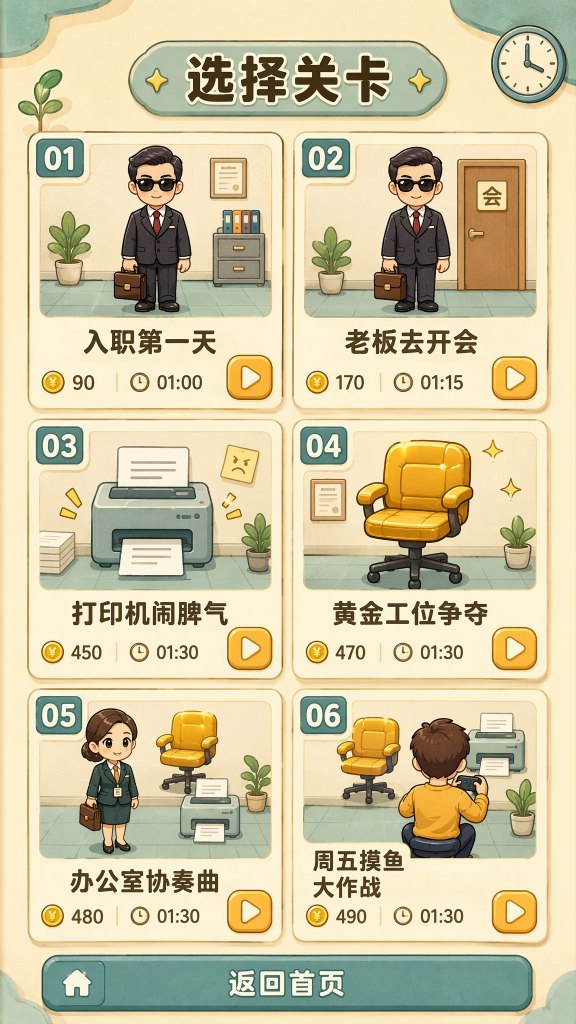
#> input picture dev/level-select-design-v1/tmp/ref_20261123_194423_0.png, 1152 x 2048 px (shown at 1/2 size)
$ python split-level-select-art.py
#> lines starting #> are read from the running program, lines starting #| are printed output that depends on the picture; after the words box and inside, x2 and y2 are one past the last pixel; in counts of white or black regions, pixels touching at a corner belong together
"""Extract illustrations from the approved GPT-Image-2 selection proposal.

Card titles, level numbers, targets and buttons are rendered by the game.
Keep the source design untouched; only derived PNGs ship in the release.
"""
from pathlib import Path
from PIL import Image, ImageDraw, ImageFilter

ROOT = Path(__file__).resolve().parents[1]
source = Image.open(ROOT / 'dev/level-select-design-v1/tmp/ref_20261123_194423_0.png').convert('RGB')
#> source is the input picture: PIL image 1152x2048 RGB; mean R, G, B 208.8, 198.4, 162.9
out = ROOT / 'assets/generated/level-select-v1'
out.mkdir(parents=True, exist_ok=True)
boxes = [(80, 290, 544, 634), (610, 290, 1074, 634),
         (80, 865, 544, 1180), (610, 865, 1074, 1180),
         (80, 1405, 544, 1718), (610, 1405, 1074, 1685)]
for index, box in enumerate(boxes, 1):
    art = source.crop(box)
    # The number badge occupies empty wall at the upper left. Replace it with
    # sampled wall texture so the real, accessible badge can be drawn in HTML.
    wall = source.crop((190, 300, 208, 344)).resize((98, 72)).filter(ImageFilter.GaussianBlur(1))
    art.paste(wall, (0, 0))
    art.save(out / f'level-{index}.png', optimize=True)
    print(f'level-{index}', art.size)
#> this loop made 6 passes
#> pass 1, `wall = source.crop((190, 300, 208, 344)).resize((98, 72)).filter(Image..`:
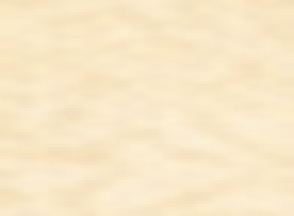
#> wall: PIL image 98x72 RGB (shown 3 times larger); mean R, G, B 248.8, 231.8, 199.1
#> pass 1, `art.save(out / f'level-{index}.png', optimize=True)`:
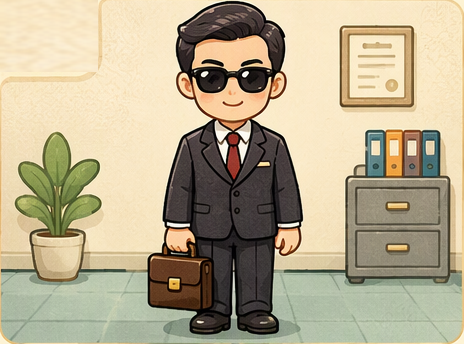
#> saved as level-1.png: PIL image 464x344 RGB; mean R, G, B 183.3, 172, 143.7
#> after the loop:
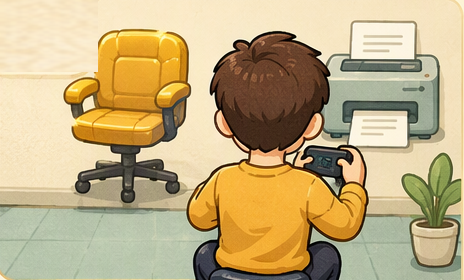
#> art: PIL image 464x280 RGB; mean R, G, B 193.8, 174, 129.8

clock = source.crop((978, 49, 1135, 207)).convert('RGBA')
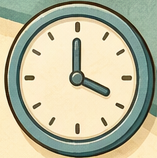
#> clock: PIL image 157x158 RGBA; mean R, G, B, A 186.4, 186, 158.7, 255
mask = Image.new('L', clock.size)
#> mask: PIL image 157x158 L; every value is 0
ImageDraw.Draw(mask).ellipse((2, 2, 155, 156), fill=255)
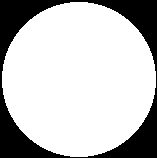
#> mask: PIL image 157x158 L; 75.6% white; 1 black region, box (x1, y1, x2, y2) and area: (0, 0, 157, 158) 6060
clock.putalpha(mask)
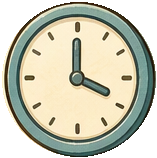
#> clock: PIL image 157x158 RGBA; mean R, G, B, A 186.4, 186, 158.7, 192.7; transparent parts drawn white
clock.save(out / 'wall-clock.png', optimize=True)
source.crop((11, 300, 47, 420)).resize((72, 240)).save(out / 'texture.png', optimize=True)
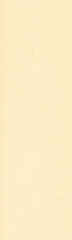
#> saved as texture.png: PIL image 72x240 RGB; mean R, G, B 252.7, 237.1, 198.1
